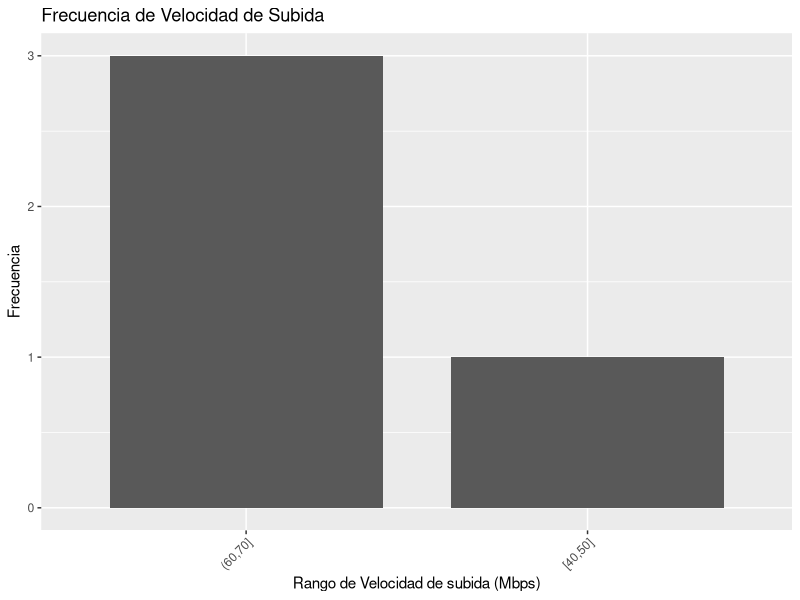
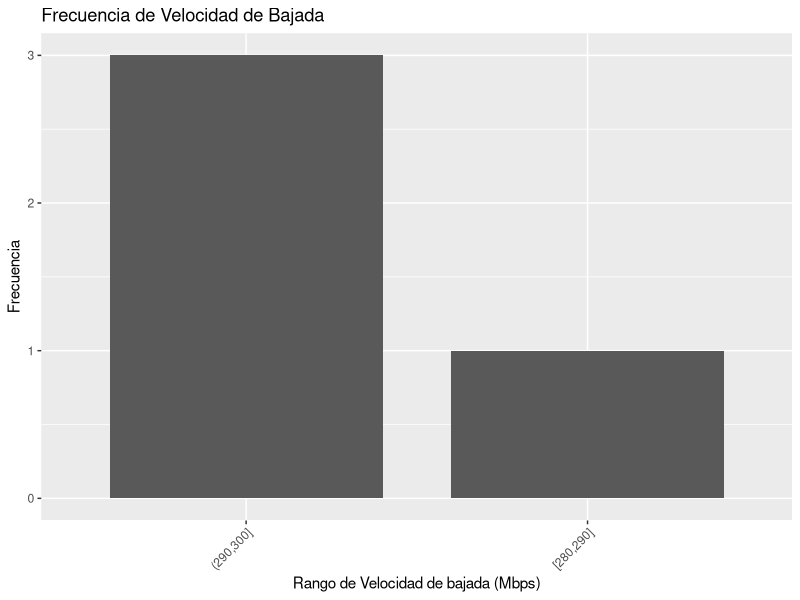

Generate these figures, in order, with R:
library(ggplot2)
library(dplyr)
library(tidyr)

Mode <- function(x) {
  ux <- unique(x)
  ux[which.max(tabulate(match(x, ux)))]
}

# Leer los datos del archivo resultados.csv
data <- read.csv("resultados.csv")

velocidad_subida <- data$up
velocidad_bajada <- data$down

# Cálculos estadísticos de subida
media_subida <- mean(velocidad_subida, na.rm = TRUE)
moda_subida <- Mode(velocidad_subida)
desviacion_subida <- sd(velocidad_subida, na.rm = TRUE)

# Rangos de velocidad de subida
rango_min_subida <- floor(min(velocidad_subida) / 10) * 10
rango_max_subida <- ceiling(max(velocidad_subida) / 10) * 10
rangos_subida <- seq(rango_min_subida, rango_max_subida, by = 10)

# Tabla de frecuencia de velocidad de subida
tabla_subida <- data.frame(Rango_de_Velocidad = cut(velocidad_subida, breaks = rangos_subida, include.lowest = TRUE)) %>%
  count(Rango_de_Velocidad) %>%
  arrange(Rango_de_Velocidad) %>%
  rename(Frecuencia = n) %>%
  mutate(Frecuencia_Relativa = Frecuencia / sum(Frecuencia),
         Frecuencia_Acumulada = cumsum(Frecuencia))

# Convertir los intervalos de subida a formato de cadena
tabla_subida$Rango_de_Velocidad <- as.character(tabla_subida$Rango_de_Velocidad)

# Gráfica de frecuencia de velocidad de subida
plt_subida <- ggplot(tabla_subida, aes(x = Rango_de_Velocidad, y = Frecuencia)) +
  geom_bar(stat = "identity", width = 0.8) +
  labs(x = "Rango de Velocidad de subida (Mbps)", y = "Frecuencia", title = "Frecuencia de Velocidad de Subida") +
  theme(axis.text.x = element_text(angle = 45, hjust = 1))

# Resultados de subida
cat("Estadísticas de Velocidad de Subida:\n")
cat("Media:", media_subida, "\n")
cat("Moda:", moda_subida, "\n")
cat("Desviación estándar:", desviacion_subida, "\n")

# Handle empty download speed data
if (all(is.na(velocidad_bajada))) {
  cat("\nNo hay datos de Velocidad de Bajada.")
} else {
  # Cálculos estadísticos de bajada
  media_bajada <- mean(velocidad_bajada, na.rm = TRUE)
  moda_bajada <- Mode(velocidad_bajada)
  desviacion_bajada <- sd(velocidad_bajada, na.rm = TRUE)

  # Rangos de velocidad de bajada
  rango_min_bajada <- floor(min(velocidad_bajada) / 10) * 10
  rango_max_bajada <- ceiling(max(velocidad_bajada) / 10) * 10
  rangos_bajada <- seq(rango_min_bajada, rango_max_bajada, by = 10)

  # Tabla de frecuencia de velocidad de bajada
  tabla_bajada <- data.frame(Rango_de_Velocidad = cut(velocidad_bajada, breaks = rangos_bajada, include.lowest = TRUE)) %>%
    count(Rango_de_Velocidad) %>%
    arrange(Rango_de_Velocidad) %>%
    rename(Frecuencia = n) %>%
    mutate(Frecuencia_Relativa = Frecuencia / sum(Frecuencia),
           Frecuencia_Acumulada = cumsum(Frecuencia))

  # Convertir los intervalos de bajada a formato de cadena
  tabla_bajada$Rango_de_Velocidad <- as.character(tabla_bajada$Rango_de_Velocidad)

  # Gráfica de frecuencia de velocidad de bajada
  plt_bajada <- ggplot(tabla_bajada, aes(x = Rango_de_Velocidad, y = Frecuencia)) +
    geom_bar(stat = "identity", width = 0.8) +
    labs(x = "Rango de Velocidad de bajada (Mbps)", y = "Frecuencia", title = "Frecuencia de Velocidad de Bajada") +
    theme(axis.text.x = element_text(angle = 45, hjust = 1))

  # Resultados de bajada
  cat("\nEstadísticas de Velocidad de Bajada:\n")
  cat("Media:", media_bajada, "\n")
  cat("Moda:", moda_bajada, "\n")
  cat("Desviación estándar:", desviacion_bajada, "\n")
}

plt_subida
plt_bajada
